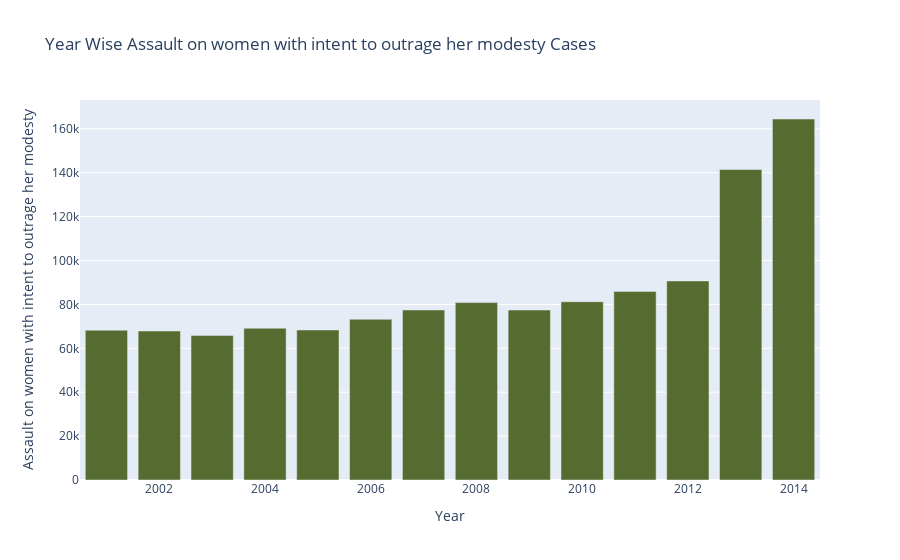

The notebook cell saved with this chart:
### Markdown cell above
4) Assault on women with intent to outrage her modesty

### Code cell
fig = px.bar(total_case_all_years, x=total_case_all_years.index, 
             y='Assault on women with intent to outrage her modesty',color_discrete_sequence=['darkolivegreen'],
            title='Year Wise Assault on women with intent to outrage her modesty Cases')
fig.show()

### Figure 1 — Plotly figure (JSON) as saved in the notebook; plotly's stock layout.template omitted (floating-point values rounded to 4 significant figures)
{"data": [{"alignmentgroup": "True", "hovertemplate": "Year=%{x}<br>Assault on women with intent to outrage her modesty=%{y}<extra></extra>", "legendgroup": "", "marker": {"color": "darkolivegreen"}, "name": "", "offsetgroup": "", "orientation": "v", "showlegend": false, "textposition": "auto", "type": "bar", "x": [2001, 2002, 2003, 2004, 2005, 2006, 2007, 2008, 2009, 2010, 2011, 2012, 2013, 2014], "xaxis": "x", "y": [68248, 67886, 65878, 69134, 68350, 73234, 77468, 80826, 77422, 81226, 85936, 90702, 141478, 164470], "yaxis": "y"}], "layout": {"barmode": "relative", "legend": {"tracegroupgap": 0}, "title": {"text": "Year Wise Assault on women with intent to outrage her modesty Cases"}, "xaxis": {"anchor": "y", "domain": [0, 1], "title": {"text": "Year"}}, "yaxis": {"anchor": "x", "domain": [0, 1], "title": {"text": "Assault on women with intent to outrage her modesty"}}}}
